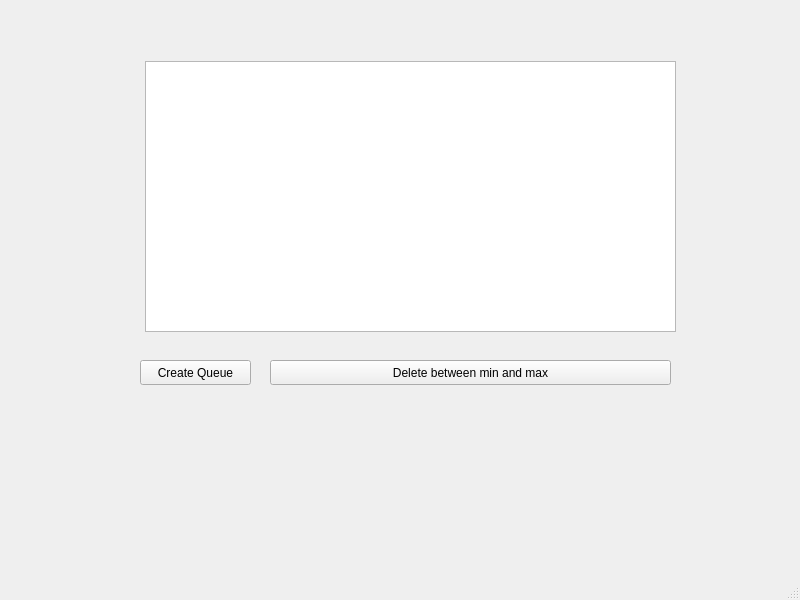
<?xml version="1.0" encoding="UTF-8"?>
<ui version="4.0">
 <class>MainWindow</class>
 <widget class="QMainWindow" name="MainWindow">
  <property name="geometry">
   <rect>
    <x>0</x>
    <y>0</y>
    <width>800</width>
    <height>600</height>
   </rect>
  </property>
  <property name="windowTitle">
   <string>MainWindow</string>
  </property>
  <widget class="QWidget" name="centralwidget">
   <widget class="QTextBrowser" name="demonstratingBrowser">
    <property name="geometry">
     <rect>
      <x>145</x>
      <y>61</y>
      <width>531</width>
      <height>271</height>
     </rect>
    </property>
   </widget>
   <widget class="QPushButton" name="createButton">
    <property name="geometry">
     <rect>
      <x>140</x>
      <y>360</y>
      <width>111</width>
      <height>25</height>
     </rect>
    </property>
    <property name="text">
     <string>Create Queue</string>
    </property>
   </widget>
   <widget class="QPushButton" name="deleteButton">
    <property name="geometry">
     <rect>
      <x>270</x>
      <y>360</y>
      <width>401</width>
      <height>25</height>
     </rect>
    </property>
    <property name="text">
     <string>Delete between min and max</string>
    </property>
   </widget>
  </widget>
  <widget class="QMenuBar" name="menubar">
   <property name="geometry">
    <rect>
     <x>0</x>
     <y>0</y>
     <width>800</width>
     <height>22</height>
    </rect>
   </property>
  </widget>
  <widget class="QStatusBar" name="statusbar"/>
 </widget>
 <resources/>
 <connections/>
</ui>
